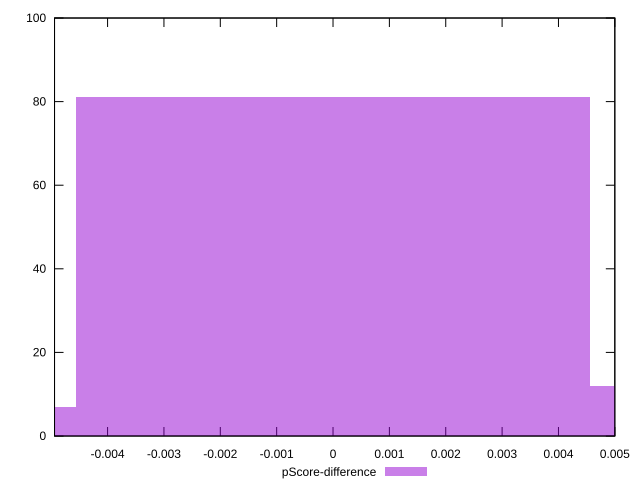

Source code (gnuplot):
reset

$pScoreDifference <<EOF
0 81
0.009109338794440494 12
-0.009109338794440494 7
EOF

set key outside below
set boxwidth 0.009109338794440494
set xrange [-0.004941176470588227:0.004999999999999893]
set yrange [0:100]
set trange [0:100]
set style fill transparent solid 0.5 noborder
set terminal svg size 640, 490 enhanced background rgb 'white'
set output "report_00020_2021-02-19T21:17:38.612Z2/render-blocking-resources/samples/pages+cached+noadtech+nomedia/pScore-difference/histogram.svg"

plot $pScoreDifference title "pScore-difference" with boxes

reset
